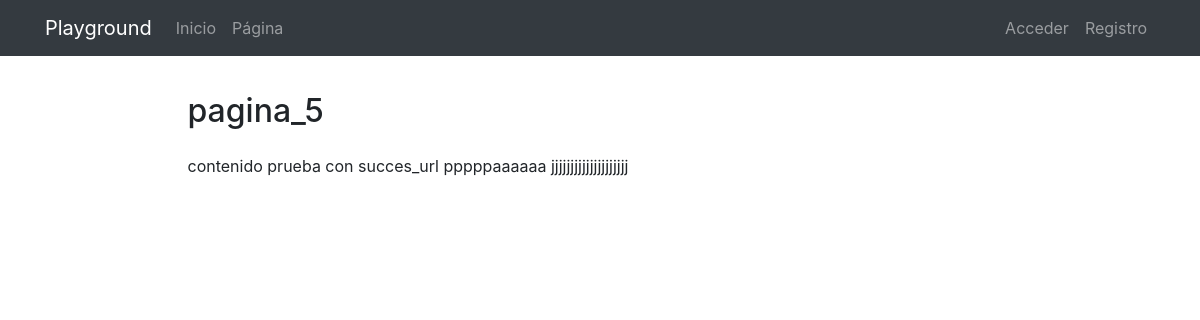
/pages/5/pagina_5/, run on an earlier commit of the app's database.
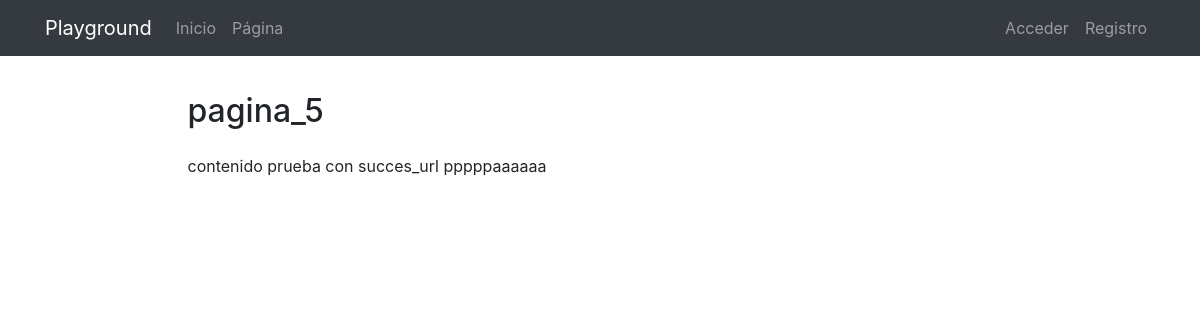
And on a later commit of the database.
### pages/models.py (models this page shows, shortened)
class Page(models.Model):
    title = models.CharField(verbose_name="Título", max_length=200)
    content = RichTextField(verbose_name="Contenido")
    order = models.SmallIntegerField(verbose_name="Orden", default=0)
    created = models.DateTimeField(auto_now_add=True, verbose_name="Fecha de creación")
    updated = models.DateTimeField(auto_now=True, verbose_name="Fecha de edición")
    class Meta:
        verbose_name = "página"
        verbose_name_plural = "páginas"
        ordering = ['order', 'title']

### pages/views.py (the view)
# urls.py: path('<int:pk>/<slug:page_slug>/', PageDetailView.as_view(), name='page'),
class PageDetailView(DetailView):
    model= Page

### pages/templates/pages/page_detail.html (shortened to what this page needs)
{% extends 'core/base.html' %}
{% load static %}
{% block content %}
{% include 'pages/pages_menu.html' %}
<main role="main">
  <div class="container">
    <div class="row mt-3">
      <div class="col-md-9 mx-auto">
        <h2 class="section-heading mb-4">{{page.title}}</h2>
        <div>
          {{page.content|safe}}
        </div>
      </div>
    </div>
  </div>
</main>
{% endblock %}

What changed in the data, as far as the page shows it:
changed Page "pagina_5": content "contenido prueba con succes_url pppppaaaaaa jjjjjjjjjjjjjjjjjjjj" → "contenido prueba con succes_url pppppaaaaaa"
